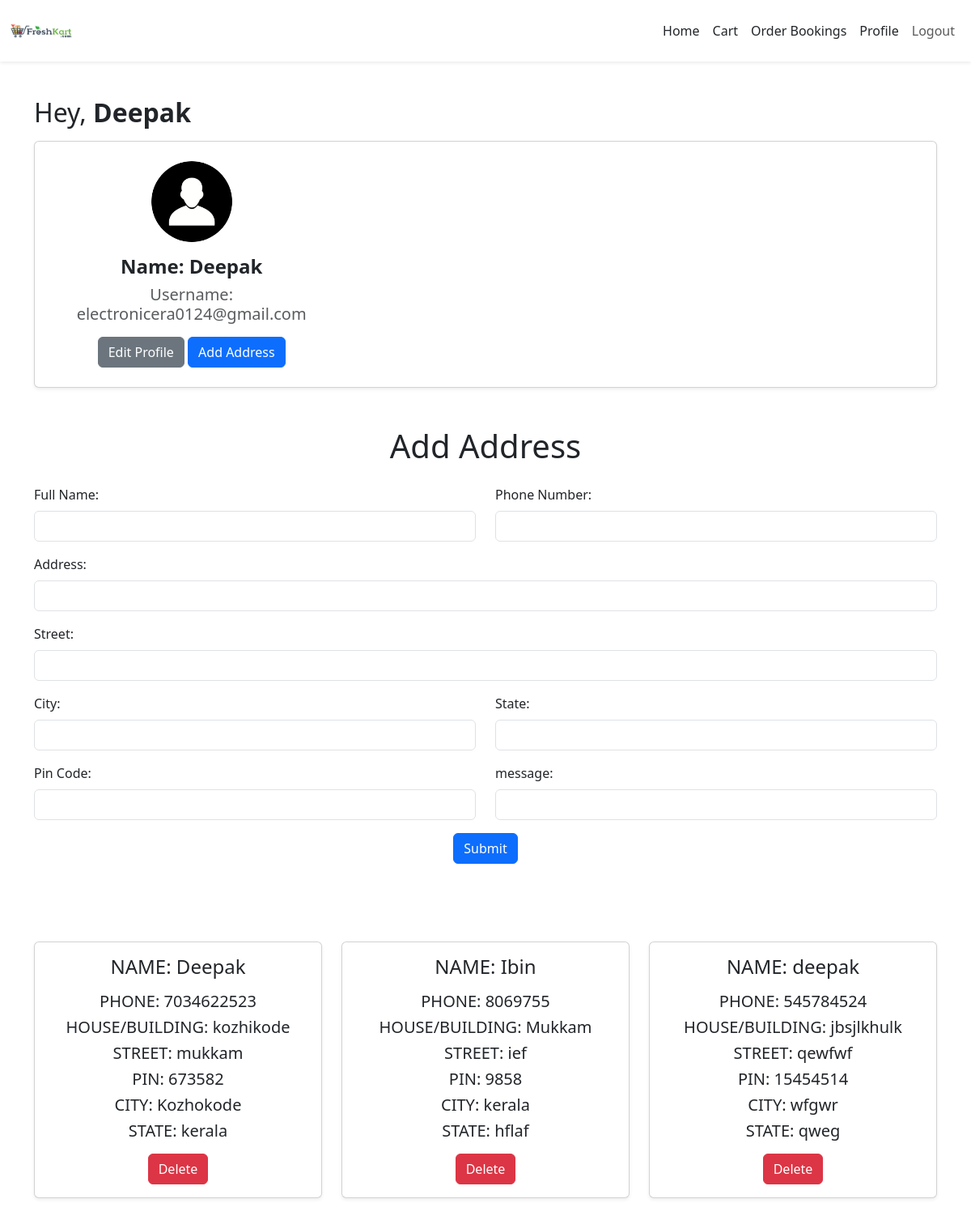
/address (signed in), run on an earlier commit of the app's database.
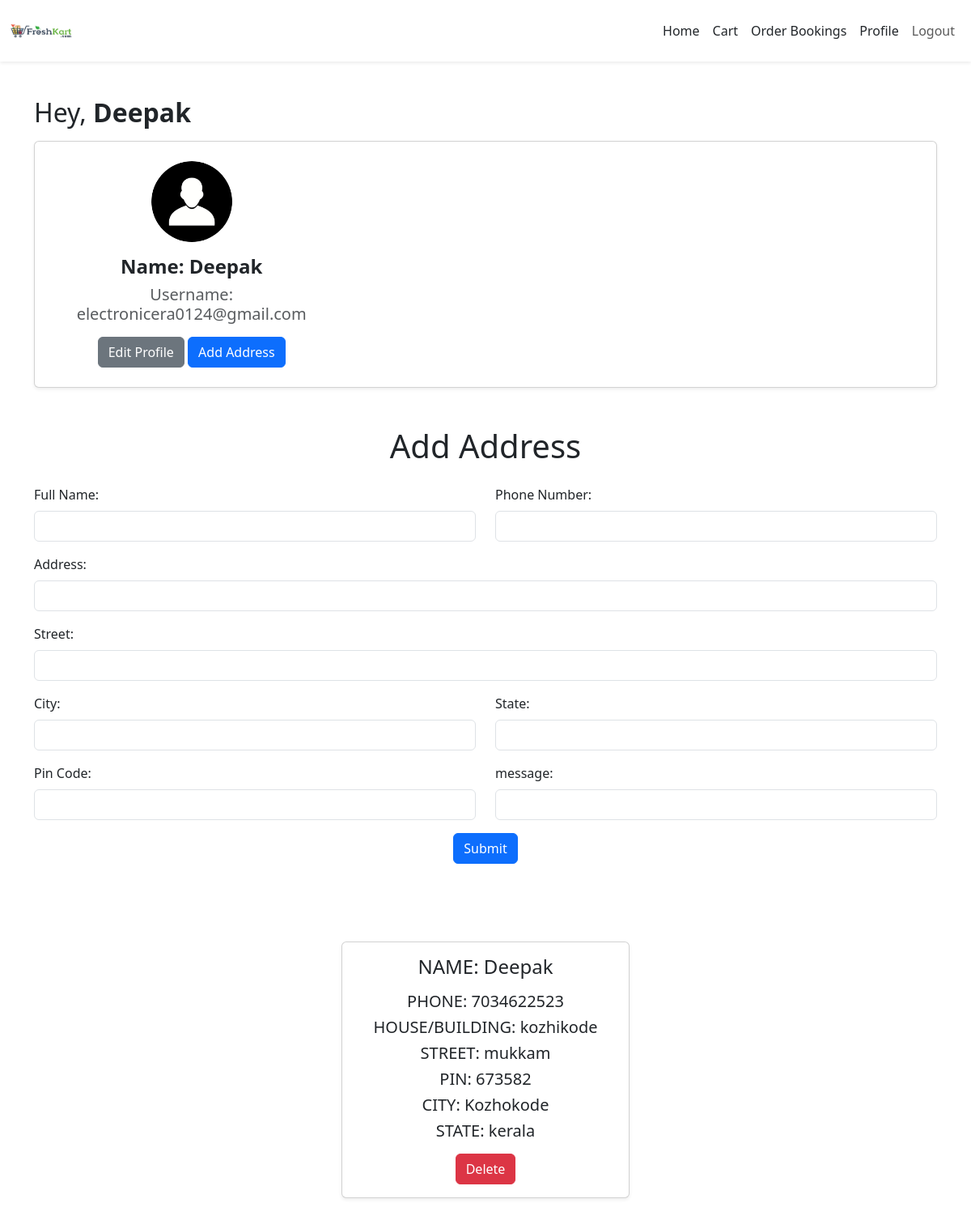
And on a later commit of the database.
### store/models.py (models this page shows)
class Address(models.Model):
    user = models.ForeignKey(User, on_delete=models.CASCADE)
    name=models.TextField()
    address=models.TextField()
    street=models.TextField()
    city=models.TextField()
    state=models.TextField()
    pincode=models.IntegerField()
    phone=models.IntegerField()
    message=models.TextField()

### store/views.py (the view)
# urls.py: path('address',views.address),
def address(req):
    if 'user' in req.session:
        user=User.objects.get(username=req.session['user'])
        data=Address.objects.filter(user=user)
        if req.method=='POST':
            user=User.objects.get(username=req.session['user'])
            name=req.POST['name']
            phn=req.POST['phone']
            house=req.POST['address']
            street=req.POST['street']
            city=req.POST['city']
            pin=req.POST['pin']
            state=req.POST['state']
            data=Address.objects.create(user=user,name=name,phone=phn,address=house,city=city,street=street,pincode=pin,state=state)
            data.save()
            return redirect(address)
        else:
            return render(req,"user/address.html",{'data':data})
    else:
        return redirect(gro_login)

### template/user/address.html (shortened to what the changed rows need)
<!DOCTYPE html>
<html lang="en">
<head>
    {% load static %}
    <link href="https://cdn.jsdelivr.net/npm/bootstrap@5.3.0-alpha1/dist/css/bootstrap.min.css" rel="stylesheet">
</head>
<body>
    <div class="container mt-5 pt-5">
        <h2 class="mt-4 mb-3">Hey, <span class="fw-bold">{{ user.first_name }}</span></h2>
    </div>
  <div id="addressFormContainer" class="container py-5">
        <h1 class="text-center mb-4">Add Address </h1>
    </div>
    <div class="container py-5">
        <div class="row justify-content-center">
          {% for i in data %}
          <div class="col-md-6 col-lg-4 mb-4">
            <div class="card shadow-sm">
              <div class="card-body text-center">
                <h4 class="card-title mb-3">NAME: {{i.name}}</h4>
                <h5 class="card-text mb-2">PHONE: {{i.phone}}</h5>
                <h5 class="card-text mb-2">HOUSE/BUILDING: {{i.address}}</h5>
                <h5 class="card-text mb-2">STREET: {{i.street}}</h5>
                <h5 class="card-text mb-2">PIN: {{i.pincode}}</h5>
                <h5 class="card-text mb-2">CITY: {{i.city}}</h5>
                <h5 class="card-text mb-3">STATE: {{i.state}}</h5>
                <a href="delete_address/{{i.pk}}" class="btn btn-danger">Delete</a>
              </div>
            </div>
          </div>
          {% endfor %}
        </div>
    </div>
</body>
</html>

What changed in the data, as far as the page shows it:
removed Address: name "Ibin", phone "8069755", address "Mukkam", street "ief", pincode "9858", city "kerala", state "hflaf"
removed Address: name "deepak", phone "545784524", address "jbsjlkhulk", street "qewfwf", pincode "15454514", city "wfgwr", state "qweg"
